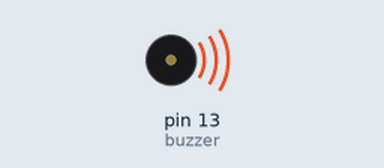
Simulated run of this sketch. Board: Arduino Uno, built with avr-gcc and run on an emulated ATmega328P. Shown: buzzer (waves = sounding).

Above: at 0.1 s.
Timing chart, 0 to 3.0 s (numbered marks = the images above):
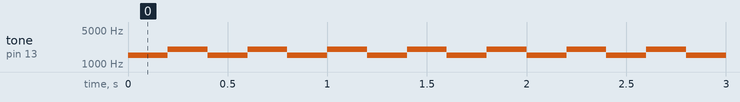

The sketch:

buzzer_buttom_sirene.ino
```cpp
int buzzer = 13;
void setup(){
  pinMode(buzzer,OUTPUT);
}

void loop(){
  tone(buzzer,1500);
  delay(200);
  tone(buzzer,2000);
  delay(200);

}
```

Measured:
- by itself, tone on pin 13 (buzzer): alternates 2000 Hz for 0.20 s and 1500 Hz for 0.20 s
